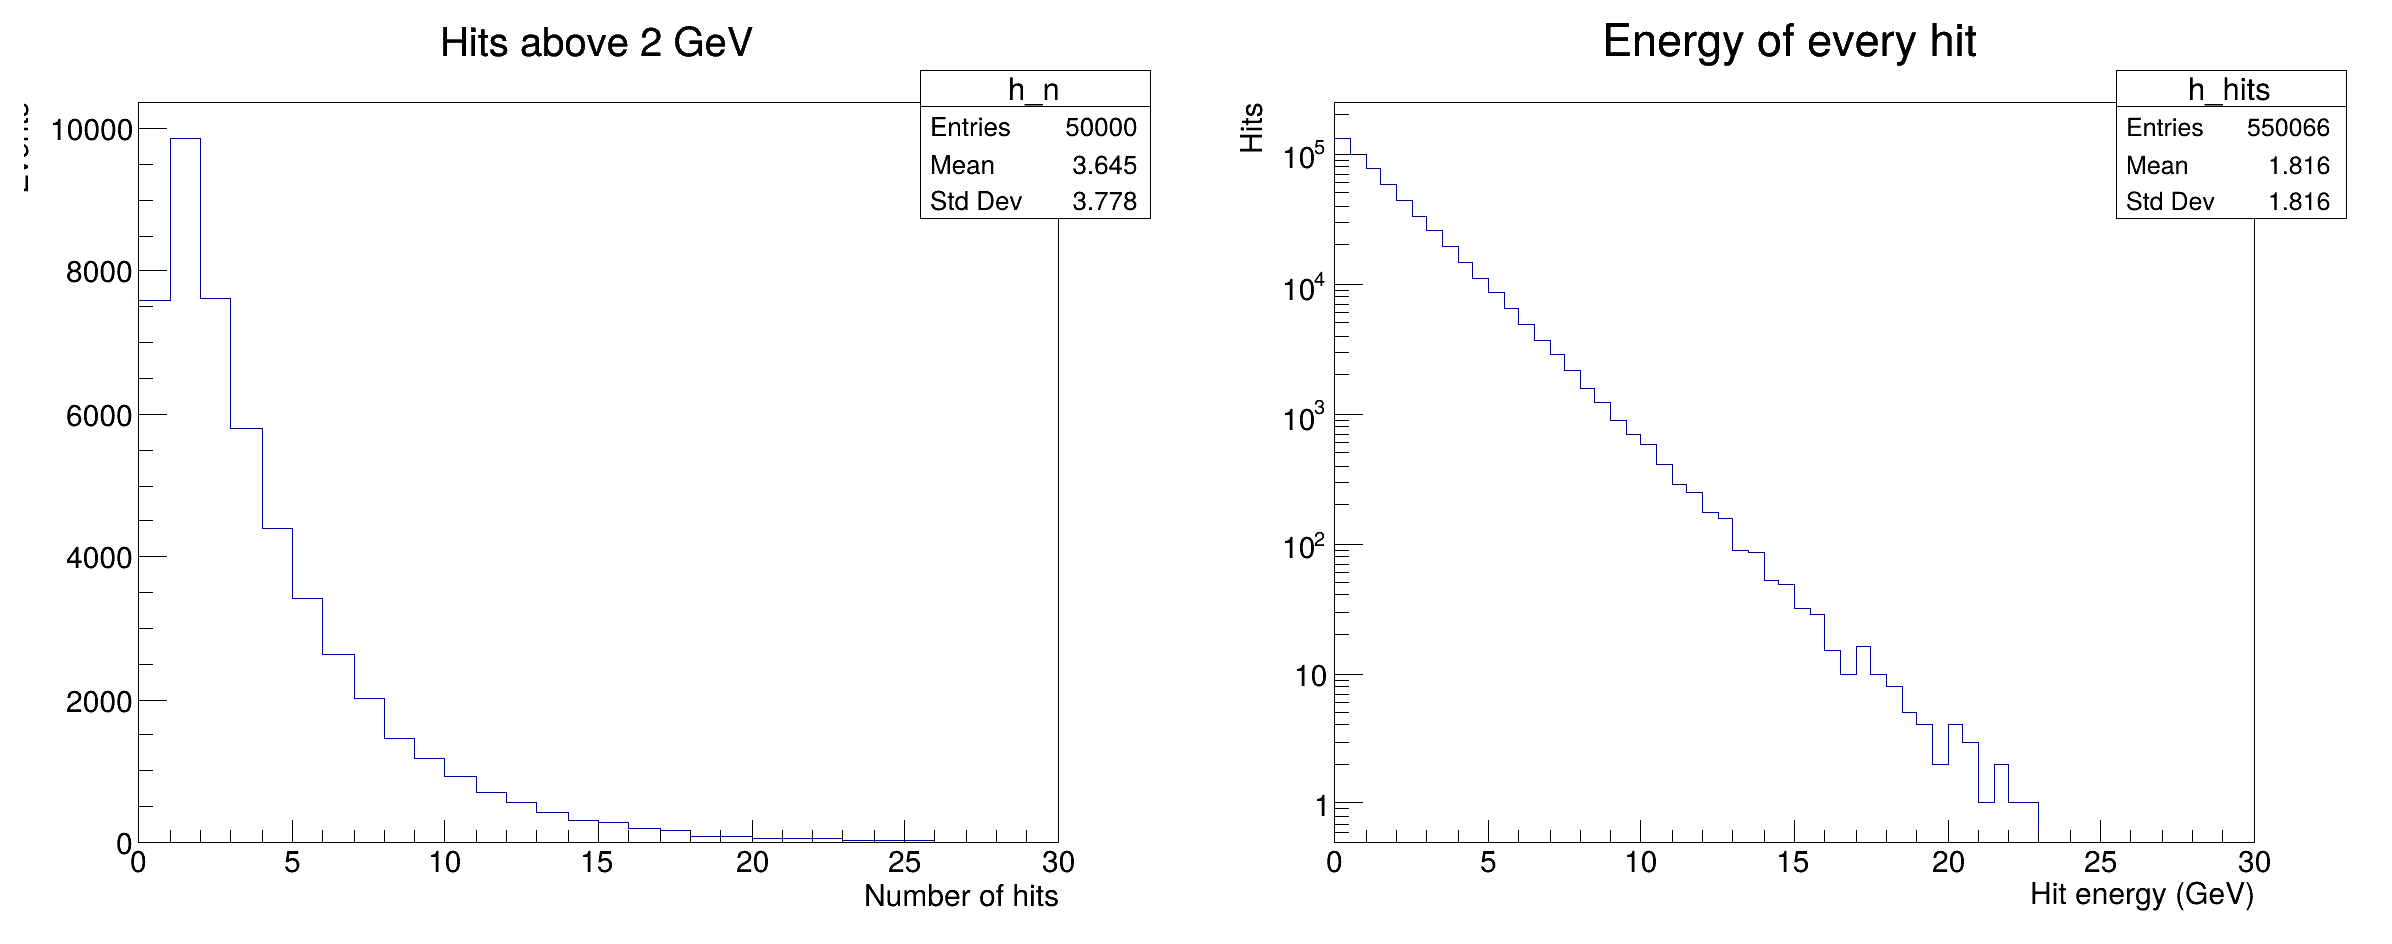

The script that drew this image:
# rdf_vectors.py -- working with vector columns (one value per hit)
# Run with:   python rdf_vectors.py     (needs ../ch07_trees/toy_tree.root)
import ROOT

df = ROOT.RDataFrame("events", "../ch07_trees/toy_tree.root")

# hitEnergy is an RVec: an array with different length in each event.
# Operations work on all elements at once, no loop needed:
#   hitEnergy > 2           -> array of true/false
#   Sum(hitEnergy > 2)      -> how many hits above 2 GeV
#   hitEnergy[hitEnergy > 2] -> only the hits above 2 GeV
df2 = (df.Define("nBigHits", "Sum(hitEnergy > 2.0)")
         .Define("bigHits", "hitEnergy[hitEnergy > 2.0]")
         .Define("maxHit", "Max(hitEnergy)")
         .Define("fracBig", "Sum(bigHits) / energy"))

h_n = df2.Histo1D(("h_n", "Hits above 2 GeV;Number of hits;Events", 30, 0, 30), "nBigHits")
# Histogramming a vector column fills one entry per element (per hit)
h_hits = df2.Histo1D(("h_hits", "Energy of every hit;Hit energy (GeV);Hits", 60, 0, 30), "hitEnergy")

df2.Display(["nHits", "nBigHits", "maxHit", "fracBig"], 5).Print()

c = ROOT.TCanvas("c", "Vectors", 1200, 500)
c.Divide(2, 1)
c.cd(1)
h_n.Draw()
c.cd(2)
ROOT.gPad.SetLogy()
h_hits.Draw()
c.SaveAs("rdf_vectors.png")
